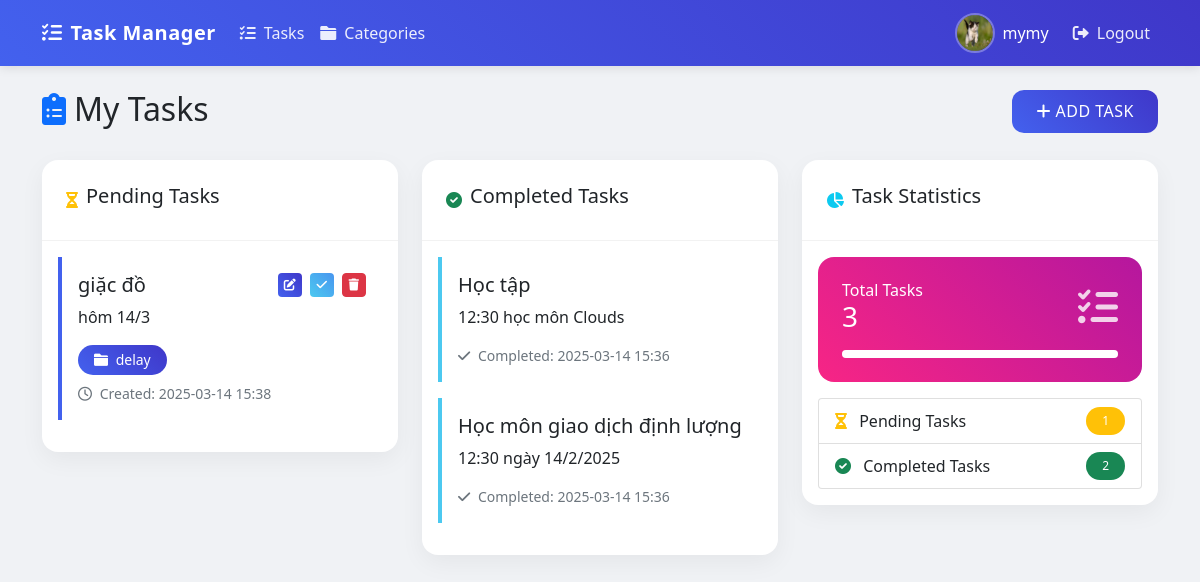
The page / (signed in) on the database as committed earlier.
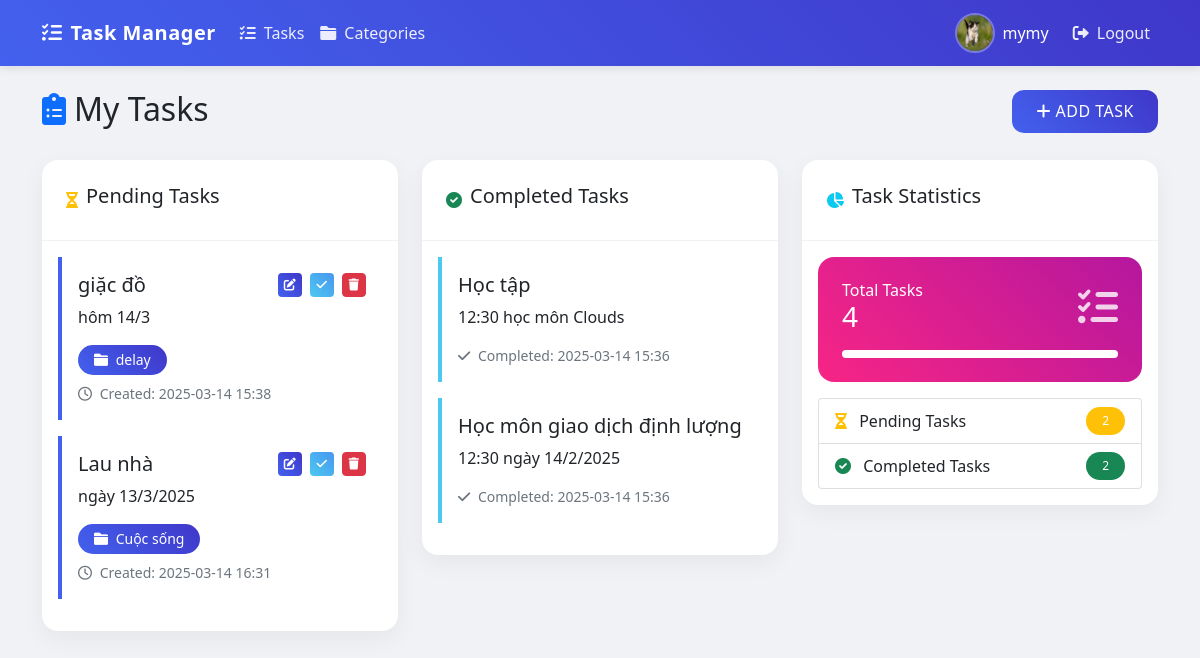
The same page on the database as committed later.
### app.py (models this page shows)
class User(UserMixin, db.Model):
    id = db.Column(db.Integer, primary_key=True)
    username = db.Column(db.String(80), unique=True, nullable=False)
    password_hash = db.Column(db.String(120), nullable=False)
    avatar = db.Column(db.String(200))
    is_admin = db.Column(db.Boolean, default=False)
    tasks = db.relationship('Task', backref='user', lazy=True)

class Task(db.Model):
    id = db.Column(db.Integer, primary_key=True)
    title = db.Column(db.String(100), nullable=False)
    description = db.Column(db.Text)
    status = db.Column(db.String(20), default='pending')
    created_time = db.Column(db.DateTime, default=datetime.utcnow)
    finished_time = db.Column(db.DateTime)
    user_id = db.Column(db.Integer, db.ForeignKey('user.id'), nullable=False)
    category_id = db.Column(db.Integer, db.ForeignKey('category.id'))

class Category(db.Model):
    id = db.Column(db.Integer, primary_key=True)
    name = db.Column(db.String(100), nullable=False)
    tasks = db.relationship('Task', backref='category', lazy=True)

### app.py (the view)
@app.route('/')
@login_required
def index():
    tasks = Task.query.filter_by(user_id=current_user.id).all()
    categories = Category.query.all()
    return render_template('index.html', tasks=tasks, categories=categories)

### app.py (called while the page is built)
@login_manager.user_loader
def load_user(user_id):
    return User.query.get(int(user_id))

### templates/index.html (shortened to what this page needs)
{% extends "base.html" %}
{% block content %}
<div class="row mb-4">
    <div class="col-md-8">
        <h2 class="d-flex align-items-center">
            <i class="fas fa-clipboard-list me-2 text-primary"></i>
            My Tasks
        </h2>
    </div>
    <div class="col-md-4 text-end">
        <button type="button" class="btn btn-primary btn-icon" data-bs-toggle="modal" data-bs-target="#addTaskModal">
            <i class="fas fa-plus"></i>
            <span>Add Task</span>
        </button>
    </div>
</div>
<div class="row">
    <div class="col-md-4">
        <div class="card mb-4">
            <div class="card-header d-flex align-items-center">
                <i class="fas fa-hourglass-half text-warning me-2"></i>
                <h5>Pending Tasks</h5>
            </div>
            <div class="card-body">
                {% for task in tasks %}
                {% if task.status == 'pending' %}
                <div class="task-card {% if task.status == 'completed' %}completed{% endif %}">
                    <div class="card-body">
                        <div class="d-flex justify-content-between align-items-start">
                            <h5 class="card-title">{{ task.title }}</h5>
                            <div class="action-buttons">
                                <button type="button"
                                        class="btn btn-xs btn-icon-only btn-primary me-1"
                                        data-bs-toggle="modal"
                                        data-bs-target="#editTaskModal{{ task.id }}"
                                        title="Edit">
                                    <i class="fas fa-edit"></i>
                                </button>
                                <a href="{{ url_for('complete_task', task_id=task.id) }}"
                                   class="btn btn-xs btn-icon-only btn-success me-1"
                                   title="Complete">
                                    <i class="fas fa-check"></i>
                                </a>
                                <a href="{{ url_for('delete_task', task_id=task.id) }}"
                                   class="btn btn-xs btn-icon-only btn-danger"
                                   onclick="return confirm('Are you sure you want to delete this task?')"
                                   title="Delete">
                                    <i class="fas fa-trash"></i>
                                </a>
                            </div>
                        </div>
                        <p class="card-text">{{ task.description }}</p>
                        {% if task.category %}
                        <span class="badge bg-info category-badge">
                            <i class="fas fa-folder me-1"></i>
                            {{ task.category.name }}
                        </span>
                        {% endif %}
                        <div class="mt-2 text-muted small">
                            <i class="far fa-clock me-1"></i>
                            Created: {{ task.created_time.strftime('%Y-%m-%d %H:%M') }}
                        </div>
                    </div>
                </div>
                {% endif %}
                {% endfor %}
            </div>
        </div>
    </div>
    <div class="col-md-4">
        <div class="card mb-4">
            <div class="card-header d-flex align-items-center">
                <i class="fas fa-check-circle text-success me-2"></i>
                <h5>Completed Tasks</h5>
            </div>
            <div class="card-body">
                {% for task in tasks %}
                {% if task.status == 'completed' %}
                <div class="task-card completed">
                    <div class="card-body">
                        <div class="d-flex justify-content-between align-items-start">
                            <h5 class="card-title">{{ task.title }}</h5>
                        </div>
                        <p class="card-text">{{ task.description }}</p>
                        <div class="mt-2 text-muted small">
                            <i class="fas fa-check me-1"></i>
                            Completed: {{ task.finished_time.strftime('%Y-%m-%d %H:%M') }}
                        </div>
                    </div>
                </div>
                {% endif %}
                {% endfor %}
            </div>
        </div>
    </div>
    <div class="col-md-4">
        <div class="card mb-4">
            <div class="card-header d-flex align-items-center">
                <i class="fas fa-chart-pie text-info me-2"></i>
                <h5>Task Statistics</h5>
            </div>
            <div class="card-body">
                <div class="stat-card mb-3" style="background: linear-gradient(45deg, #f72585, #b5179e);">
                    <div class="d-flex justify-content-between align-items-center mb-3">
                        <div>
                            <h6 class="mb-0">Total Tasks</h6>
                            <h3 class="mb-0">{{ tasks|length }}</h3>
                        </div>
                        <i class="fas fa-tasks stat-icon"></i>
                    </div>
                    <div class="progress">
                        <div class="progress-bar bg-white" role="progressbar" style="width: 100%"></div>
                    </div>
                </div>
                <div class="list-group">
                    <div class="list-group-item d-flex justify-content-between align-items-center">
                        <div>
                            <i class="fas fa-hourglass-half text-warning me-2"></i>
                            <span>Pending Tasks</span>
                        </div>
                        <span class="badge bg-warning rounded-pill">
                            {{ tasks|selectattr('status', 'equalto', 'pending')|list|length }}
                        </span>
                    </div>
                    <div class="list-group-item d-flex justify-content-between align-items-center">
                        <div>
                            <i class="fas fa-check-circle text-success me-2"></i>
                            <span>Completed Tasks</span>
                        </div>
                        <span class="badge bg-success rounded-pill">
                            {{ tasks|selectattr('status', 'equalto', 'completed')|list|length }}
                        </span>
                    </div>
                </div>
            </div>
        </div>
    </div>
</div>
{% endblock %}

### templates/base.html (shortened to what this page needs)
<!DOCTYPE html>
<html lang="en">
<head>
    <link href="https://cdn.jsdelivr.net/npm/bootstrap@5.1.3/dist/css/bootstrap.min.css" rel="stylesheet">
    <link rel="stylesheet" href="https://cdnjs.cloudflare.com/ajax/libs/font-awesome/6.0.0/css/all.min.css">
</head>
<body>
    <nav class="navbar navbar-expand-lg navbar-dark bg-primary">
        <div class="container">
            <a class="navbar-brand d-flex align-items-center" href="{{ url_for('index') }}">
                <i class="fas fa-tasks me-2"></i>
                Task Manager
            </a>
            <div class="collapse navbar-collapse" id="navbarNav">
                <ul class="navbar-nav me-auto">
                    {% if current_user.is_authenticated %}
                    <li class="nav-item">
                        <a class="nav-link d-flex align-items-center" href="{{ url_for('index') }}">
                            <i class="fas fa-list-check me-2"></i> Tasks
                        </a>
                    </li>
                    <li class="nav-item">
                        <a class="nav-link d-flex align-items-center" href="{{ url_for('manage_categories') }}">
                            <i class="fas fa-folder me-2"></i> Categories
                        </a>
                    </li>
                    {% endif %}
                </ul>
                <ul class="navbar-nav">
                    {% if current_user.is_authenticated %}
                    <li class="nav-item d-flex align-items-center">
                        <a href="{{ url_for('profile') }}" class="text-decoration-none d-flex align-items-center">
                            <img src="{{ current_user.avatar }}" alt="Avatar" class="avatar-img me-2">
                            <span class="text-white me-3">{{ current_user.username }}</span>
                        </a>
                    </li>
                    <li class="nav-item">
                        <a class="nav-link d-flex align-items-center" href="{{ url_for('logout') }}">
                            <i class="fas fa-sign-out-alt me-2"></i> Logout
                        </a>
                    </li>
                    {% endif %}
                </ul>
            </div>
        </div>
    </nav>
    <div class="container mt-4">
        {% block content %}{% endblock %}
    </div>
</body>
</html>

### templates/base.html (style rules this page uses)
:root { --primary-color: #4361ee; --secondary-color: #3f37c9; --success-color: #4cc9f0; --info-color: #4895ef; --warning-color: #f72585; --danger-color: #e63946; --light-color: #f8f9fa; --dark-color: #212529; --gradient-primary: linear-gradient(45deg, #4361ee, #3f37c9); --gradient-success: linear-gradient(45deg, #4cc9f0, #4895ef); --gradient-warning: linear-gradient(45deg, #f72585, #e63946); }
body { background-color: #f0f2f5; color: var(--dark-color); }
.navbar { background: var(--gradient-primary) !important; box-shadow: 0 2px 10px rgba(0,0,0,0.1); }
.navbar-brand { font-weight: 600; letter-spacing: 0.5px; }
.nav-link { color: rgba(255,255,255,0.9) !important; font-weight: 500; padding: 0.8rem 1.2rem; transition: all 0.3s ease; border-radius: 0.5rem; }
.card { border: none; border-radius: 1rem; box-shadow: 0 0.5rem 1.5rem rgba(0,0,0,0.05); transition: all 0.3s ease; background: white; overflow: hidden; }
.card-header { background: transparent; border-bottom: 1px solid rgba(0,0,0,0.05); padding: 1.5rem; }
.task-card { border-left: 4px solid var(--primary-color); margin-bottom: 1rem; transition: all 0.3s ease; }
.task-card.completed { border-left-color: var(--success-color); }
.btn { border-radius: 0.75rem; padding: 0.6rem 1.5rem; font-weight: 500; transition: all 0.3s ease; text-transform: uppercase; letter-spacing: 0.5px; }
.btn-primary { background: var(--gradient-primary); border: none; }
.btn-success { background: var(--gradient-success); border: none; }
.stat-card { background: var(--gradient-primary); color: white; padding: 1.5rem; border-radius: 1rem; margin-bottom: 1rem; }
.stat-icon { font-size: 2.5rem; opacity: 0.8; }
.progress { height: 0.5rem; border-radius: 1rem; background: rgba(255,255,255,0.2); overflow: hidden; }
.progress-bar { background: white; }
.badge { padding: 0.5rem 1rem; border-radius: 2rem; font-weight: 500; transition: all 0.3s ease; }
.avatar-img { width: 40px; height: 40px; border-radius: 50%; border: 2px solid rgba(255,255,255,0.3); transition: all 0.3s ease; }
.category-badge { background: var(--gradient-primary); color: white; padding: 0.5rem 1rem; border-radius: 2rem; font-size: 0.875rem; font-weight: 500; transition: all 0.3s ease; }
.task-card { position: relative; z-index: 1; }
.btn-xs { padding: 0.25rem; font-size: 0.75rem; line-height: 1; border-radius: 0.25rem; }
.btn-icon-only { width: 24px; height: 24px; padding: 0; display: inline-flex; align-items: center; justify-content: center; }
.btn-icon-only i { font-size: 0.75rem; }
.action-buttons { display: flex; align-items: center; gap: 0.25rem; }

Rows that differ between the two databases and show on the page:
added Task: title "Lau nhà", description "ngày 13/3/2025", category.name "Cuộc sống", created_time "2025-03-14 16:31", shown under "Pending Tasks"
Other text that changed with them:
{{ tasks|length }}: "3" → "4"
{{ tasks|selectattr('status', 'equalto', 'pending')|list|length }}: "1" → "2"
